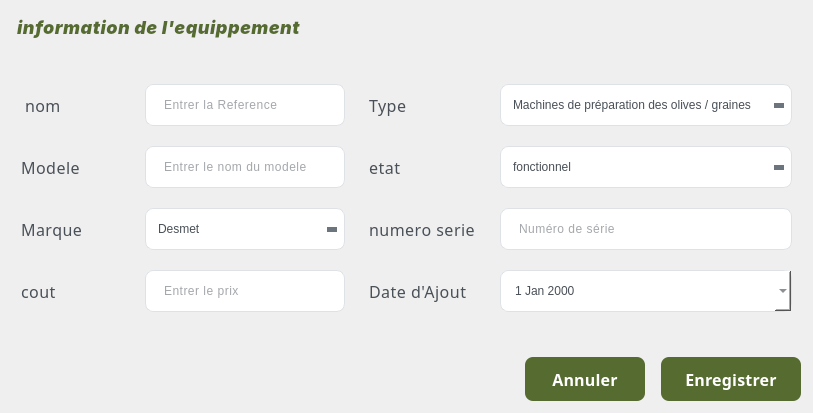
                          <widget class="QWidget" name="addClientContainer_3" native="true">
                           <property name="styleSheet">
                            <string notr="true">QWidget#addEmployeeContainer {
    background-color: #ffffff;
    border: 1px solid #e9ecef;
    border-radius: 8px;
    padding: 20px;
}

QWidget#addEmployeeContainer:hover {
    background-color: #f8f9fa;
}</string>
                           </property>
                           <layout class="QVBoxLayout" name="addEmployeeMainLayout_3">
                            <property name="spacing">
                             <number>24</number>
                            </property>
                            <property name="leftMargin">
                             <number>12</number>
                            </property>
                            <property name="topMargin">
                             <number>12</number>
                            </property>
                            <property name="rightMargin">
                             <number>12</number>
                            </property>
                            <property name="bottomMargin">
                             <number>12</number>
                            </property>
                            <item>
                             <widget class="QLabel" name="addFormTitle_3">
                              <property name="font">
                               <font>
                                <family>Inter</family>
                                <pointsize>-1</pointsize>
                                <italic>true</italic>
                                <bold>true</bold>
                               </font>
                              </property>
                              <property name="styleSheet">
                               <string notr="true">QLabel {
    color: #556B2F;
    font-family: 'Inter', 'Segoe UI', Arial, sans-serif;
    font-weight: 700;
    font-style: italic;
    font-size: 18px;
    letter-spacing: 0.5px;
    margin-bottom: 8px;
    padding: 4px 0px;
    line-height: 1.5;
}
</string>
                              </property>
                              <property name="text">
                               <string>information de l'equippement</string>
                              </property>
                             </widget>
                            </item>
                            <item>
                             <widget class="QWidget" name="formWidget_3" native="true">
                              <layout class="QGridLayout" name="employeeFormLayout_3">
                               <property name="horizontalSpacing">
                                <number>24</number>
                               </property>
                               <property name="verticalSpacing">
                                <number>20</number>
                               </property>
                               <item row="0" column="0">
                                <widget class="QLabel" name="firstNameLabel_3">
                                 <property name="minimumSize">
                                  <size>
                                   <width>100</width>
                                   <height>20</height>
                                  </size>
                                 </property>
                                 <property name="font">
                                  <font>
                                   <family>Poppins</family>
                                   <pointsize>12</pointsize>
                                   <fontweight>Light</fontweight>
                                  </font>
                                 </property>
                                 <property name="styleSheet">
                                  <string notr="true">QLabel {
    color: #495057;
    font-weight: 300;
    font-family: 'Poppins', 'Segoe UI', Arial, sans-serif;
    letter-spacing: 0.4px;
    padding: 4px 0px;
    margin-right: 8px;
}</string>
                                 </property>
                                 <property name="text">
                                  <string>nom</string>
                                 </property>
                                </widget>
                               </item>
                               <item row="0" column="1">
                                <widget class="QLineEdit" name="firstNameEdit_3">
                                 <property name="minimumSize">
                                  <size>
                                   <width>200</width>
                                   <height>42</height>
                                  </size>
                                 </property>
                                 <property name="maximumSize">
                                  <size>
                                   <width>16777215</width>
                                   <height>42</height>
                                  </size>
                                 </property>
                                 <property name="styleSheet">
                                  <string notr="true">QLineEdit {
    padding: 12px 16px;
    border: 1px solid #dee2e6;
    border-radius: 8px;
    background-color: #ffffff;
    color: #495057;
    font-weight: 300;
    letter-spacing: 0.5px;
}

QLineEdit:focus {
    border-color: #007bff;
    outline: none;
}

QLineEdit:hover {
    border-color: #adb5bd;
}</string>
                                 </property>
                                 <property name="text">
                                  <string/>
                                 </property>
                                 <property name="placeholderText">
                                  <string>Entrer la Reference</string>
                                 </property>
                                </widget>
                               </item>
                               <item row="1" column="0">
                                <widget class="QLabel" name="emailLabel_3">
                                 <property name="minimumSize">
                                  <size>
                                   <width>100</width>
                                   <height>20</height>
                                  </size>
                                 </property>
                                 <property name="font">
                                  <font>
                                   <family>Poppins</family>
                                   <pointsize>12</pointsize>
                                   <bold>false</bold>
                                  </font>
                                 </property>
                                 <property name="styleSheet">
                                  <string notr="true">QLabel {
    color: #495057;
    font-weight: 400;
    letter-spacing: 0.5px;
}</string>
                                 </property>
                                 <property name="text">
                                  <string>Modele</string>
                                 </property>
                                </widget>
                               </item>
                               <item row="1" column="1">
                                <widget class="QLineEdit" name="emailEdit_3">
                                 <property name="minimumSize">
                                  <size>
                                   <width>200</width>
                                   <height>42</height>
                                  </size>
                                 </property>
                                 <property name="maximumSize">
                                  <size>
                                   <width>16777215</width>
                                   <height>42</height>
                                  </size>
                                 </property>
                                 <property name="styleSheet">
                                  <string notr="true">QLineEdit {
    padding: 12px 16px;
    border: 1px solid #dee2e6;
    border-radius: 8px;
    background-color: #ffffff;
    color: #495057;
    font-weight: 300;
    letter-spacing: 0.5px;
}

QLineEdit:focus {
    border-color: #007bff;
    outline: none;
}

QLineEdit:hover {
    border-color: #adb5bd;
}</string>
                                 </property>
                                 <property name="placeholderText">
                                  <string>Entrer le nom du modele</string>
                                 </property>
                                </widget>
                               </item>
                               <item row="2" column="0">
                                <widget class="QLabel" name="roleLabel_3">
                                 <property name="minimumSize">
                                  <size>
                                   <width>100</width>
                                   <height>20</height>
                                  </size>
                                 </property>
                                 <property name="font">
                                  <font>
                                   <family>Poppins</family>
                                   <pointsize>12</pointsize>
                                   <bold>false</bold>
                                  </font>
                                 </property>
                                 <property name="styleSheet">
                                  <string notr="true">QLabel {
    color: #495057;
    font-weight: 400;
    letter-spacing: 0.5px;
}</string>
                                 </property>
                                 <property name="text">
                                  <string>Marque</string>
                                 </property>
                                </widget>
                               </item>
                               <item row="3" column="0">
                                <widget class="QLabel" name="salaryLabel_3">
                                 <property name="minimumSize">
                                  <size>
                                   <width>100</width>
                                   <height>20</height>
                                  </size>
                                 </property>
                                 <property name="font">
                                  <font>
                                   <family>Poppins</family>
                                   <pointsize>12</pointsize>
                                   <bold>false</bold>
                                  </font>
                                 </property>
                                 <property name="styleSheet">
                                  <string notr="true">QLabel {
    color: #495057;
    font-weight: 400;
    letter-spacing: 0.5px;
}</string>
                                 </property>
                                 <property name="text">
                                  <string>cout</string>
                                 </property>
                                </widget>
                               </item>
                               <item row="3" column="1">
                                <widget class="QLineEdit" name="salaryEdit_3">
                                 <property name="minimumSize">
                                  <size>
                                   <width>200</width>
                                   <height>42</height>
                                  </size>
                                 </property>
                                 <property name="maximumSize">
                                  <size>
                                   <width>16777215</width>
                                   <height>42</height>
                                  </size>
                                 </property>
                                 <property name="styleSheet">
                                  <string notr="true">QLineEdit {
    padding: 12px 16px;
    border: 1px solid #dee2e6;
    border-radius: 8px;
    background-color: #ffffff;
    color: #495057;
    font-weight: 300;
    letter-spacing: 0.5px;
}

QLineEdit:focus {
    border-color: #007bff;
    outline: none;
}

QLineEdit:hover {
    border-color: #adb5bd;
}</string>
                                 </property>
                                 <property name="placeholderText">
                                  <string>Entrer le prix</string>
                                 </property>
                                </widget>
                               </item>
                               <item row="3" column="2">
                                <widget class="QLabel" name="startDateLabel_3">
                                 <property name="minimumSize">
                                  <size>
                                   <width>100</width>
                                   <height>20</height>
                                  </size>
                                 </property>
                                 <property name="font">
                                  <font>
                                   <family>Poppins</family>
                                   <pointsize>12</pointsize>
                                   <bold>false</bold>
                                  </font>
                                 </property>
                                 <property name="styleSheet">
                                  <string notr="true">QLabel {
    color: #495057;
    font-weight: 400;
    letter-spacing: 0.5px;
}</string>
                                 </property>
                                 <property name="text">
                                  <string>Date d'Ajout</string>
                                 </property>
                                </widget>
                               </item>
                               <item row="3" column="3">
                                <widget class="QDateEdit" name="startDateEdit_3">
                                 <property name="minimumSize">
                                  <size>
                                   <width>200</width>
                                   <height>38</height>
                                  </size>
                                 </property>
                                 <property name="maximumSize">
                                  <size>
                                   <width>16777215</width>
                                   <height>42</height>
                                  </size>
                                 </property>
                                 <property name="styleSheet">
                                  <string notr="true">QDateEdit {
    padding: 8px 12px;
    border: 1px solid #dee2e6;
    border-radius: 8px;
    background-color: white;
    color: #495057;
    font-weight: 300;
    min-height: 20px;
}

QDateEdit:hover {
    border-color: #adb5bd;
}

QDateEdit:focus {
    border-color: #007bff;
}</string>
                                 </property>
                                 <property name="calendarPopup">
                                  <bool>true</bool>
                                 </property>
                                </widget>
                               </item>
                               <item row="2" column="1">
                                <widget class="QComboBox" name="roleComboBox_3">
                                 <property name="minimumSize">
                                  <size>
                                   <width>200</width>
                                   <height>38</height>
                                  </size>
                                 </property>
                                 <property name="maximumSize">
                                  <size>
                                   <width>16777215</width>
                                   <height>42</height>
                                  </size>
                                 </property>
                                 <property name="styleSheet">
                                  <string notr="true">QComboBox {
    padding: 8px 12px;
    border: 1px solid #dee2e6;
    border-radius: 8px;
    background-color: white;
    color: #495057;
    font-weight: 300;
    min-height: 20px;
}

QComboBox:hover {
    border-color: #adb5bd;
}

QComboBox:focus {
    border-color: #007bff;
}

QComboBox::drop-down {
    border: none;
    width: 20px;
}

QComboBox::down-arrow {
    width: 0;
    height: 0;
    border-left: 5px solid transparent;
    border-right: 5px solid transparent;
    border-top: 5px solid #6c757d;
    margin-right: 5px;
}</string>
                                 </property>
                                 <item>
                                  <property name="text">
                                   <string>Desmet</string>
                                  </property>
                                 </item>
                                 <item>
                                  <property name="text">
                                   <string>Flottweg</string>
                                  </property>
                                 </item>
                                 <item>
                                  <property name="text">
                                   <string>Qi’e Group / Penguin Group</string>
                                  </property>
                                 </item>
                                 <item>
                                  <property name="text">
                                   <string>Huatai / Hangpeng</string>
                                  </property>
                                 </item>
                                 <item>
                                  <property name="text">
                                   <string>ProTech</string>
                                  </property>
                                 </item>
                                 <item>
                                  <property name="text">
                                   <string>UltraTech</string>
                                  </property>
                                 </item>
                                </widget>
                               </item>
                               <item row="0" column="2">
                                <widget class="QLabel" name="roleLabel_6">
                                 <property name="minimumSize">
                                  <size>
                                   <width>100</width>
                                   <height>20</height>
                                  </size>
                                 </property>
                                 <property name="font">
                                  <font>
                                   <family>Poppins</family>
                                   <pointsize>12</pointsize>
                                   <bold>false</bold>
                                  </font>
                                 </property>
                                 <property name="styleSheet">
                                  <string notr="true">QLabel {
    color: #495057;
    font-weight: 400;
    letter-spacing: 0.5px;
}</string>
                                 </property>
                                 <property name="text">
                                  <string>Type</string>
                                 </property>
                                </widget>
                               </item>
                               <item row="0" column="3">
                                <widget class="QComboBox" name="roleComboBox_6">
                                 <property name="minimumSize">
                                  <size>
                                   <width>200</width>
                                   <height>38</height>
                                  </size>
                                 </property>
                                 <property name="maximumSize">
                                  <size>
                                   <width>16777215</width>
                                   <height>42</height>
                                  </size>
                                 </property>
                                 <property name="styleSheet">
                                  <string notr="true">QComboBox {
    padding: 8px 12px;
    border: 1px solid #dee2e6;
    border-radius: 8px;
    background-color: white;
    color: #495057;
    font-weight: 300;
    min-height: 20px;
}

QComboBox:hover {
    border-color: #adb5bd;
}

QComboBox:focus {
    border-color: #007bff;
}

QComboBox::drop-down {
    border: none;
    width: 20px;
}

QComboBox::down-arrow {
    width: 0;
    height: 0;
    border-left: 5px solid transparent;
    border-right: 5px solid transparent;
    border-top: 5px solid #6c757d;
    margin-right: 5px;
}</string>
                                 </property>
                                 <item>
                                  <property name="text">
                                   <string>Machines de préparation des olives / graines</string>
                                  </property>
                                 </item>
                                 <item>
                                  <property name="text">
                                   <string>Machines de pressage / extraction</string>
                                  </property>
                                 </item>
                                 <item>
                                  <property name="text">
                                   <string>Machines de stockage et conditionnement</string>
                                  </property>
                                 </item>
                                 <item>
                                  <property name="text">
                                   <string>Machines de maintenance / accessoires</string>
                                  </property>
                                 </item>
                                </widget>
                               </item>
                               <item row="1" column="2">
                                <widget class="QLabel" name="roleLabel_7">
                                 <property name="minimumSize">
                                  <size>
                                   <width>100</width>
                                   <height>20</height>
                                  </size>
                                 </property>
                                 <property name="font">
                                  <font>
                                   <family>Poppins</family>
                                   <pointsize>12</pointsize>
                                   <bold>false</bold>
                                  </font>
                                 </property>
                                 <property name="styleSheet">
                                  <string notr="true">QLabel {
    color: #495057;
    font-weight: 400;
    letter-spacing: 0.5px;
}</string>
                                 </property>
                                 <property name="text">
                                  <string>etat</string>
                                 </property>
                                </widget>
                               </item>
                               <item row="1" column="3">
                                <widget class="QComboBox" name="roleComboBox_7">
                                 <property name="minimumSize">
                                  <size>
                                   <width>200</width>
                                   <height>38</height>
                                  </size>
                                 </property>
                                 <property name="maximumSize">
                                  <size>
                                   <width>16777215</width>
                                   <height>42</height>
                                  </size>
                                 </property>
                                 <property name="styleSheet">
                                  <string notr="true">QComboBox {
    padding: 8px 12px;
    border: 1px solid #dee2e6;
    border-radius: 8px;
    background-color: white;
    color: #495057;
    font-weight: 300;
    min-height: 20px;
}

QComboBox:hover {
    border-color: #adb5bd;
}

QComboBox:focus {
    border-color: #007bff;
}

QComboBox::drop-down {
    border: none;
    width: 20px;
}

QComboBox::down-arrow {
    width: 0;
    height: 0;
    border-left: 5px solid transparent;
    border-right: 5px solid transparent;
    border-top: 5px solid #6c757d;
    margin-right: 5px;
}</string>
                                 </property>
                                 <item>
                                  <property name="text">
                                   <string>fonctionnel</string>
                                  </property>
                                 </item>
                                 <item>
                                  <property name="text">
                                   <string>non fonctionnel</string>
                                  </property>
                                 </item>
                                </widget>
                               </item>
                               <item row="2" column="2">
                                <widget class="QLabel" name="roleLabel_8">
                                 <property name="minimumSize">
                                  <size>
                                   <width>100</width>
                                   <height>20</height>
                                  </size>
                                 </property>
                                 <property name="font">
                                  <font>
                                   <family>Poppins</family>
                                   <pointsize>12</pointsize>
                                   <bold>false</bold>
                                  </font>
                                 </property>
                                 <property name="styleSheet">
                                  <string notr="true">QLabel {
    color: #495057;
    font-weight: 400;
    letter-spacing: 0.5px;
}</string>
                                 </property>
                                 <property name="text">
                                  <string>numero serie</string>
                                 </property>
                                </widget>
                               </item>
                               <item row="2" column="3">
                                <widget class="QLineEdit" name="emailEdit_6">
                                 <property name="minimumSize">
                                  <size>
                                   <width>200</width>
                                   <height>42</height>
                                  </size>
                                 </property>
                                 <property name="maximumSize">
                                  <size>
                                   <width>16777215</width>
                                   <height>42</height>
                                  </size>
                                 </property>
                                 <property name="styleSheet">
                                  <string notr="true">QLineEdit {
    padding: 12px 16px;
    border: 1px solid #dee2e6;
    border-radius: 8px;
    background-color: #ffffff;
    color: #495057;
    font-weight: 300;
    letter-spacing: 0.5px;
}

QLineEdit:focus {
    border-color: #007bff;
    outline: none;
}

QLineEdit:hover {
    border-color: #adb5bd;
}</string>
                                 </property>
                                 <property name="placeholderText">
                                  <string>Numéro de série</string>
                                 </property>
                                </widget>
                               </item>
                              </layout>
                             </widget>
                            </item>
                            <item>
                             <widget class="QWidget" name="buttonContainer_3" native="true">
                              <layout class="QHBoxLayout" name="buttonLayout_3">
                               <property name="spacing">
                                <number>16</number>
                               </property>
                               <property name="leftMargin">
                                <number>0</number>
                               </property>
                               <property name="topMargin">
                                <number>12</number>
                               </property>
                               <property name="rightMargin">
                                <number>0</number>
                               </property>
                               <property name="bottomMargin">
                                <number>0</number>
                               </property>
                               <item>
                                <spacer name="buttonSpacer_3">
                                 <property name="orientation">
                                  <enum>Qt::Orientation::Horizontal</enum>
                                 </property>
                                 <property name="sizeHint" stdset="0">
                                  <size>
                                   <width>40</width>
                                   <height>20</height>
                                  </size>
                                 </property>
                                </spacer>
                               </item>
                               <item>
                                <widget class="QPushButton" name="cancelBtn_3">
                                 <property name="minimumSize">
                                  <size>
                                   <width>120</width>
                                   <height>44</height>
                                  </size>
                                 </property>
                                 <property name="maximumSize">
                                  <size>
                                   <width>16777215</width>
                                   <height>44</height>
                                  </size>
                                 </property>
                                 <property name="font">
                                  <font>
                                   <family>Poppins</family>
                                   <pointsize>12</pointsize>
                                   <fontweight>Medium</fontweight>
                                  </font>
                                 </property>
                                 <property name="styleSheet">
                                  <string notr="true">QPushButton {
    background-color: #556B2F;   /* Base green */
    color: white;
    border: none;
    border-radius: 8px;
    padding: 0px;
    font-weight: 500;
    font-family: 'Poppins', 'Segoe UI', Arial, sans-serif;
    letter-spacing: 0.2px;
}

QPushButton:hover {
    background-color: #4E6229;   /* Darker green */
}

QPushButton:pressed {
    background-color: #3F4F21;   /* Deep green */
}
</string>
                                 </property>
                                 <property name="text">
                                  <string>Annuler</string>
                                 </property>
                                </widget>
                               </item>
                               <item>
                                <widget class="QPushButton" name="saveEmployeeBtn_3">
                                 <property name="minimumSize">
                                  <size>
                                   <width>140</width>
                                   <height>44</height>
                                  </size>
                                 </property>
                                 <property name="maximumSize">
                                  <size>
                                   <width>16777215</width>
                                   <height>44</height>
                                  </size>
                                 </property>
                                 <property name="font">
                                  <font>
                                   <family>Poppins</family>
                                   <pointsize>12</pointsize>
                                   <fontweight>Medium</fontweight>
                                  </font>
                                 </property>
                                 <property name="styleSheet">
                                  <string notr="true">QPushButton {
    background-color: #556B2F;   /* Base green */
    color: white;
    border: none;
    border-radius: 8px;
    padding: 0px;
    font-weight: 500;
    font-family: 'Poppins', 'Segoe UI', Arial, sans-serif;
    letter-spacing: 0.2px;
}

QPushButton:hover {
    background-color: #4E6229;   /* Darker green */
}

QPushButton:pressed {
    background-color: #3F4F21;   /* Deep green */
}
</string>
                                 </property>
                                 <property name="text">
                                  <string>Enregistrer</string>
                                 </property>
                                </widget>
                               </item>
                              </layout>
                             </widget>
                            </item>
                           </layout>
                          </widget>
